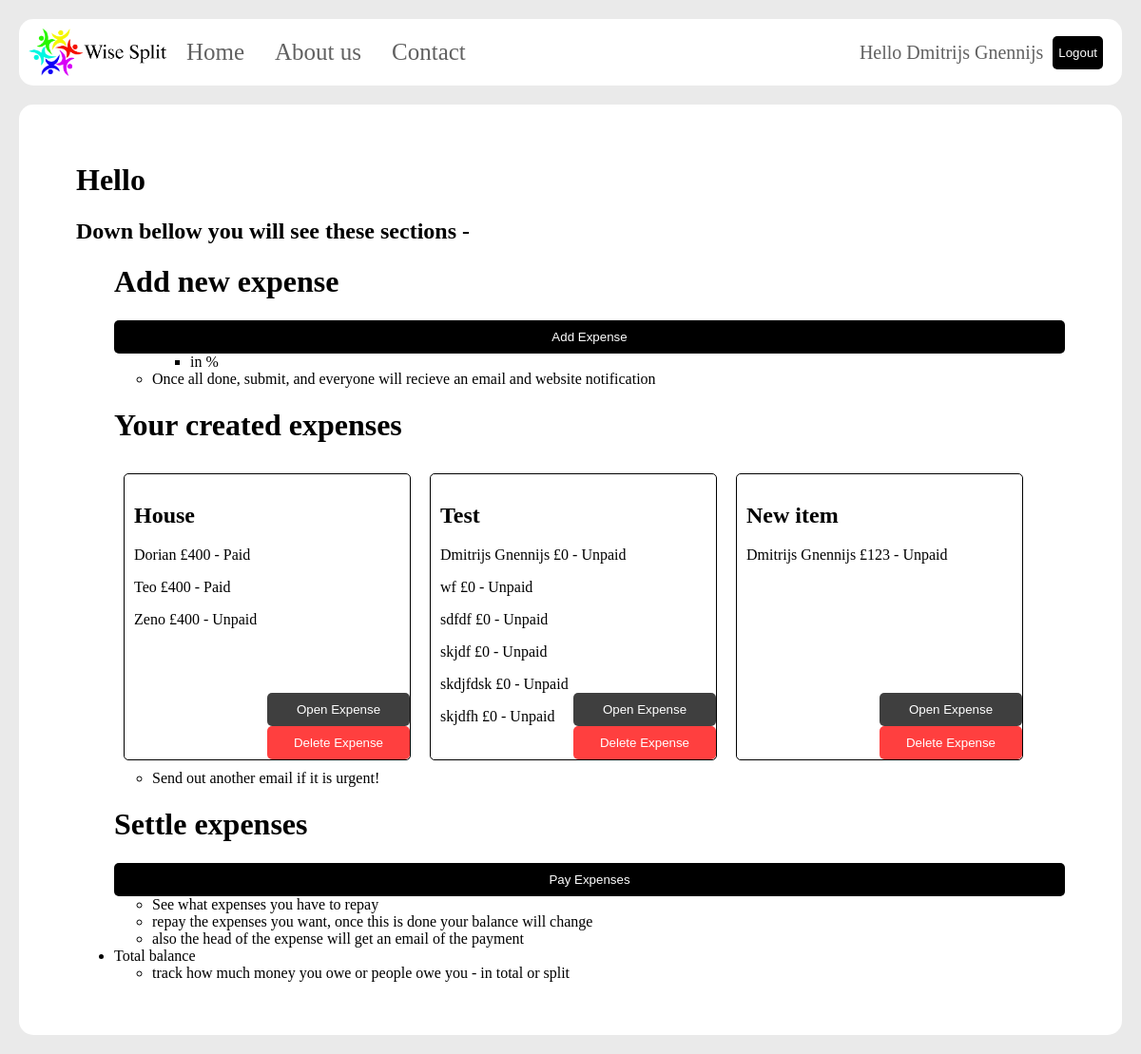
The app's page /index.php?done=success (signed in) with its own data.
### tables this page shows
CREATE TABLE Expenses (
  ExpenseID INTEGER PRIMARY KEY,
  UserID INTEGER,
  Name TEXT,
  DateCreated DATE
);

CREATE TABLE ExpenseOwe(
  PersonID INTEGER PRIMARY KEY,
  ExpenseID INTEGER,
  UserID INTEGER,
  Name TEXT,
  Amount INTEGER,
  Reference TEXT,
  Email TEXT,
  Paid BOOLEAN
);

### my_expense.php (the view, shortened to what this page needs)
<?php
$userID = $_SESSION['userID'];
$db = new SQLite3('todo.db');
$stmt = $db->prepare("SELECT * FROM Expenses Where UserID = :userID;");
$stmt->bindValue(':userID', $userID, SQLITE3_INTEGER);
$result = $stmt->execute();
echo "<div class='my_made_exp'>";
while ($row = $result->fetchArray()) {
  $name = "{$row['Name']}";
  $expenseID = "{$row['ExpenseID']}";
  ?><div class='my_expense'><?php
    echo "<h2>$name</h2>";
    $stmt = $db->prepare("SELECT * FROM ExpenseOwe Where ExpenseID = :userID;");
    $stmt->bindValue(':userID', $expenseID, SQLITE3_INTEGER);
    $result_exp = $stmt->execute();
    while ($row = $result_exp->fetchArray()) {
      $people = "{$row['Name']}";
      $amount = "{$row['Amount']}";
      $paid = "{$row['Paid']}";
      if ($paid == 0){
        $paid = "Unpaid";
      }
      else {
        $paid = "Paid";
      }
      echo "<p>$people &pound$amount - $paid</p>";
    }
    ?>
    <div class='buttons'>
      <form name="open_expense" action="open_my_expense.php" method="post">
        <button type='submit' name='expenseButton'>Open Expense</button>
      </form>
      <form name="delete_expense" action="delete_my_expense.php" method="post">
        <button type='submit' name='expenseButton' style="background-color:red;">Delete Expense</button>
      </form>
</div>
</div>
    <?php
}
echo "</div>";
 ?>

### header.php (shortened to what this page needs)
<!DOCTYPE html>
<html lang="en" dir="ltr">
  <head>
    <link rel="stylesheet" href="css/main.css" type="text/css" charset="utf-8">
  </head>
  <body>
    <header>
      <nav class="nav-header-main">
        <a class="header-logo" href="index.php">
          <img border="0" src="css/bitmap.png" alt="Wise Spliter" height="50px" style="padding-right: 5px;">
        </a>
        <ul>
          <li> <a href="index.php">Home</a></li>
          <li> <a href="about.php">About us</a></li>
          <li> <a href="index.php">Contact</a></li>
        </ul>
        <?php if (isset($_SESSION['userID'])) { ?>
          <div class="header-login">
            <p>Hello <?php echo $_SESSION['userName']; ?></p>
            <form action="logout.inc.php" method="post">
              <button type="submit" name="logout-submit">Logout</button>
            </form>
          </div>
        <?php } ?>
      </nav>
    </header>

### index.php (shortened to what this page needs)
<?php require 'header.php'; ?>
  <main>
    <?php
      if (isset($_SESSION['userID'])) {
        require 'logged_in.php';
      }
      else {
        require 'logged_out.php';
      } ?>
  </main>

### logged_in.php
<main>
  <h1>Hello</h1>
  <h2>Down bellow you will see these sections - </h2>
  <ul>
    <h1>Add new expense</h1>
    <form class="" action="add_expense.php" method="post">
      <button type="submit" name="add-expense">Add Expense</button>
    </form>
    <ul>
      <ul>
        <li>in %</li>
      </ul>
      <li>Once all done, submit, and everyone will recieve an email and website notification</li>
    </ul>
    <h1>Your created expenses</h1>
    <?php require 'my_expense.php'; ?>
    <ul>
      <li>Send out another email if it is urgent!</li>
    </ul>
    <h1>Settle expenses</h1>
    <form class="" action="pay_expense.php" method="post">
      <button type="submit" name="pay-expense">Pay Expenses</button>
    </form>
    <ul>
      <li>See what expenses you have to repay</li>
      <li>repay the expenses you want, once this is done your balance will change</li>
      <li>also the head of the expense will get an email of the payment</li>
    </ul>
    <li>Total balance</li>
    <ul>
      <li>track how much money you owe or people owe you - in total or split</li>
    </ul>
  </ul>
</main>

### css/main.css (style rules this page uses)
.nav-header-main { background-color: white; overflow: hidden; margin: 20px 20px 20px 20px; padding: 10px 10px 10px 10px; border-radius: 15px; }
.header-logo { float: left; height: 50px; }
.nav-header-main ul { list-style-type: none; margin: 0; padding: 0; }
.nav-header-main ul li a { float: left; color: #616161; text-align: center; padding: 11px 16px; text-decoration: none; height: 28px; font-size: 25px; display: block; border-radius: 10px; }
.header-login { margin: auto; padding-right: 10px; float: right; display: flex; flex-direction: row; justify-content: center; align-items: center; }
.header-login p { color: #616161; padding: 14px 10px; text-decoration: none; margin: 0; height: 22px; font-size: 20px; }
.my_expense { margin: 10px; float: left; width: 280px; height: 280px; border-radius: 5px; background: white; padding: 10px; border: 1px solid black; position: relative; }
.my_made_exp { width: 100%; overflow: auto; }
.buttons { position: absolute; width: 50%; right: 0; bottom: 0; opacity: 75%; }
main { margin: 20px; padding: 10px 20px; border-radius: 15px; background: white; overflow: hidden; }
body { margin: 0px; padding: 0px; background-image: url("switch6457.png"); background-color: #eaeaea; background-size: 100%; }
button { background-color: black; border: none; cursor: pointer; width: 100%; color: white; padding-top: 10px; padding-bottom: 10px; border-radius: 5px; }

### records on screen
expenses: Name "House"
expenseowe: Name "Dorian", Amount "400", Paid "Paid"
expenseowe: Name "Teo", Amount "400", Paid "Paid"
expenseowe: Name "Zeno", Amount "400", Paid "Unpaid"
expenses: Name "Test"
expenseowe: Name "Dmitrijs Gnennijs", Amount "0", Paid "Unpaid"
expenseowe: Name "wf", Amount "0", Paid "Unpaid"
expenseowe: Name "sdfdf", Amount "0", Paid "Unpaid"
expenseowe: Name "skjdf", Amount "0", Paid "Unpaid"
expenseowe: Name "skdjfdsk", Amount "0", Paid "Unpaid"
expenseowe: Name "skjdfh", Amount "0", Paid "Unpaid"
expenses: Name "New item"
expenseowe: Name "Dmitrijs Gnennijs", Amount "123", Paid "Unpaid"

### other values on screen
$_SESSION['userName'] "Dmitrijs Gnennijs"
